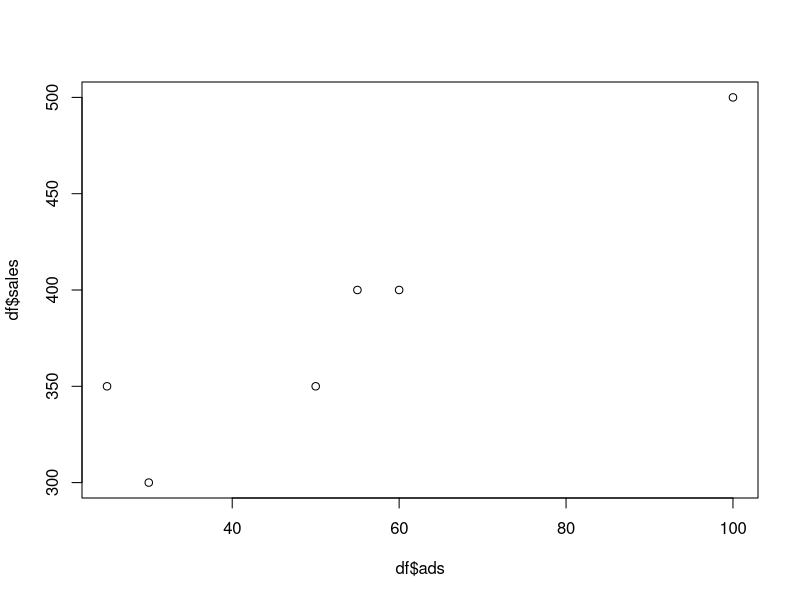
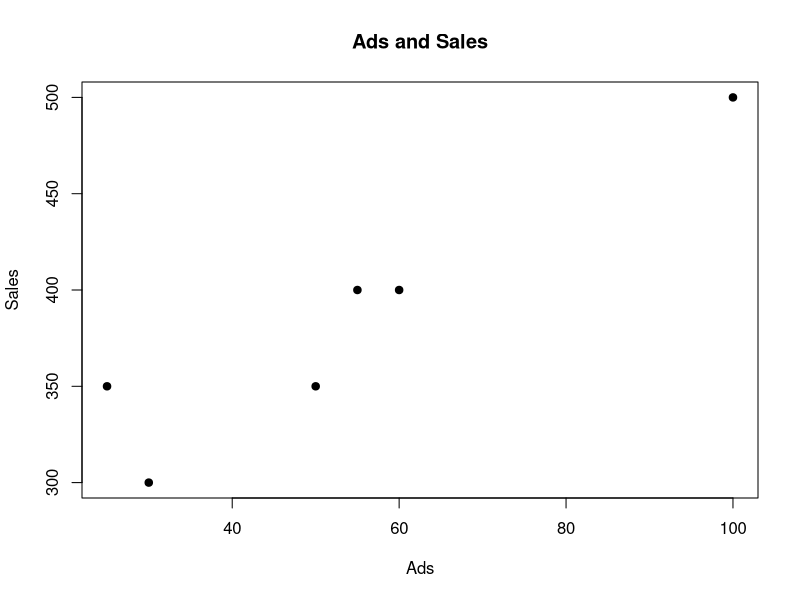
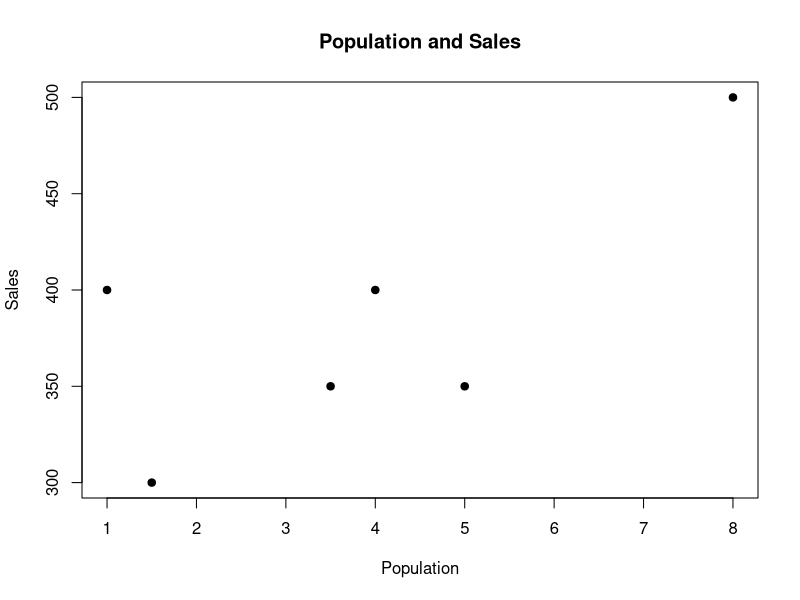
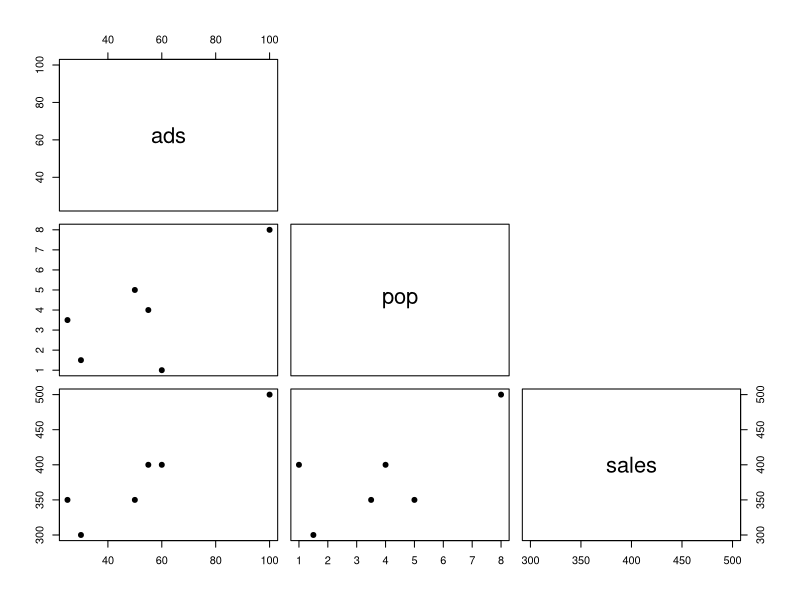

These figures' R source, in order:
## ---- chunk 1
ads<-c(50,55,100,30,25,60)
pop<-c(5,4,8,1.5,3.5,1)
sales<-c(350,400,500,300,350,400)

df<-data.frame(ads, pop, sales)
## ---- chunk 2
str(df)
## ---- chunk 3
R <- cor(df$ads, df$sales)
R
## ---- chunk 4
plot(df$ads,df$sales)
## ---- chunk 5
plot(df$ads,df$sales, main="Ads and Sales", xlab="Ads", ylab="Sales", pch=19)
## ---- chunk 6
R <- cor(df$pop, df$sales)
R
## ---- chunk 7
plot(df$pop,df$sales, main="Population and Sales", xlab="Population", ylab="Sales", pch=19)
## ---- chunk 8
cor(df)
## ---- chunk 9
plot(df, upper.panel = NULL, pch = 19)
## ---- chunk 10
model <- lm(sales ~ ads + pop, data=df)
summary(model)
## ---- chunk 11
modelAds = lm(sales ~ ads, data=df)
summary(modelAds)
## ---- chunk 12
ads<-c(40,35,50)
predictors <- data.frame(ads)
predictors
## ---- chunk 13
predictions<-predict(modelAds, predictors)
predictions
